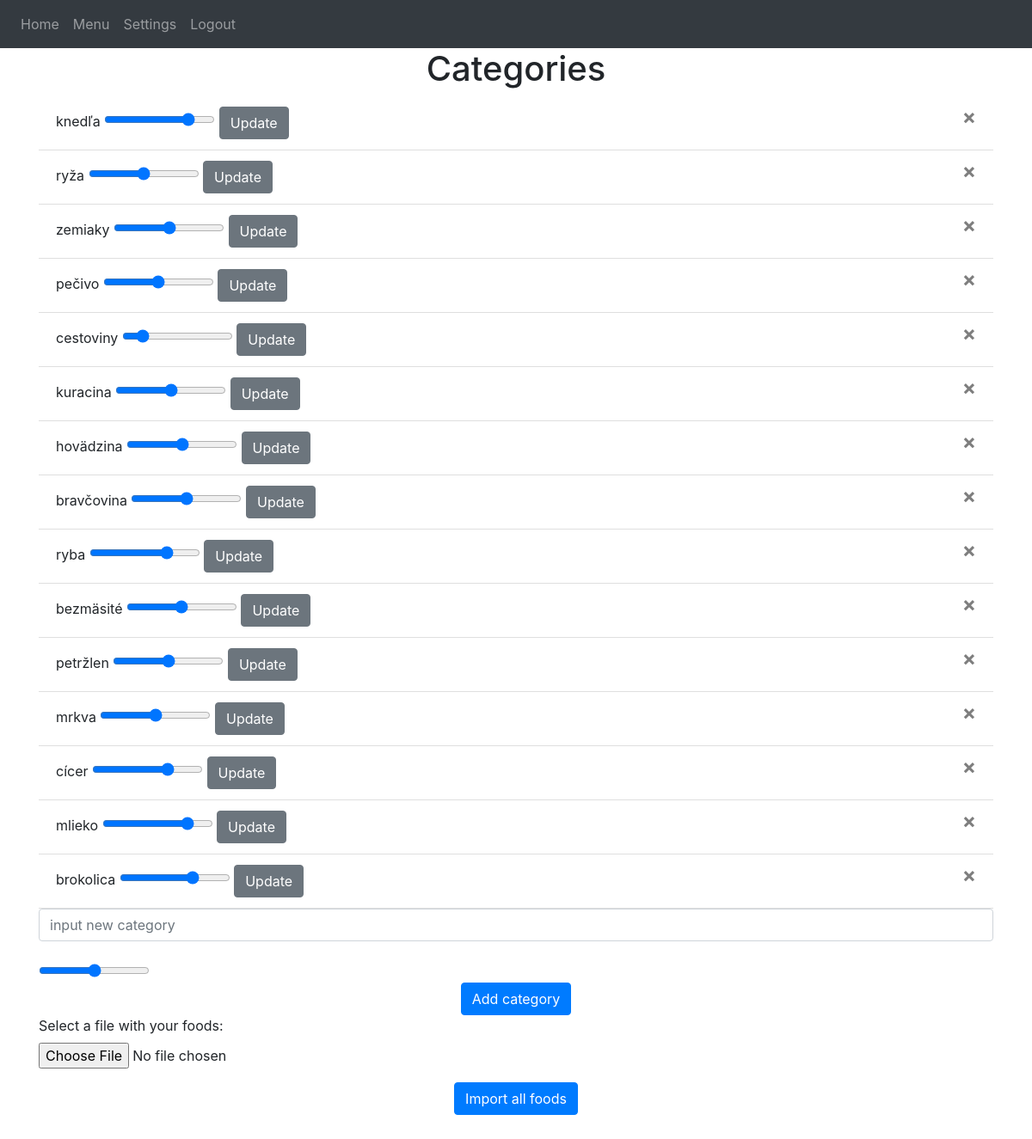
The page /settings (signed in) on the database its author committed.
### src/models.py (models this page shows)
class Category(db.Model):
    __tablename__ = "categories"
    id = db.Column(db.Integer, primary_key=True)
    name = db.Column(db.String(100))
    value = db.Column(db.Float())
    immediateValue = db.Column(db.Float())
    user_id = db.Column(db.Integer, db.ForeignKey('users.id'))
    foods = db.relationship(
        'Food', secondary='food_category', back_populates='categories')

### src/views.py (the view, shortened to what this page needs)
@views.route('/settings', methods=['GET', 'POST'])
@login_required
def settings():
    return render_template("settings.html", user=current_user)

### src/__init__.py (called while the page is built)
def create_app():
    app = Flask(__name__)
    app.config['SECRET_KEY'] = 'tajny klucik'
    app.config['SQLALCHEMY_DATABASE_URI'] = f'sqlite:///{DB_NAME}'
    app.config['UPLOAD_FOLDER'] = configuration.UPLOAD_FOLDER
    db.init_app(app)
    from .views import views
    from .auth import auth
    app.register_blueprint(views, url_prefix='/')
    app.register_blueprint(auth, url_prefix='/')
    from .models import User, Food, Category, FoodCategory
    create_database(app)
    login_manager = LoginManager()
    login_manager.login_view = 'auth.login'
    login_manager.init_app(app)
    @login_manager.user_loader
    def load_user(id):
        return User.query.get(int(id))
    return app

### src/templates/settings.html
{% extends "base.html" %} {% block title %}Settings{% endblock %}
{% block content %}
<h1 align="center">Categories</h1>
<ul class="list-group list-group-flush" id="categories">
    {% for category in user.categories %}
    <li class="list-group-item">
        {{ category.name }}
        <input
            type="range"
            name="{{'categoryvalue_'+category.id|string}}"
            id="{{'categoryvalue_'+category.id|string}}"
            class="form-range"
            min="0"
            max="1"
            step="0.01"
            value="{{category.value}}"
        />
        <button type="button" class="btn btn-secondary" onClick="updateCategory({{ category.id }}, {{'categoryvalue_'+category.id|string}} )">
            <span>Update</span>
        </button>
        <button type="button" class="close" onClick="deleteCategory({{ category.id }} )">
            <span aria-hidden="true">&times;</span>
        </button>
    </li>
    {% endfor %}
</ul>
<div>
<form method="POST">
    <input
        type="text"
        name="category"
        id="category"
        class="form-control"
        placeholder="input new category"
    />
    <br />
    <input
        type="range"
        name="categoryvalue"
        id="categoryvalue"
        class="form-range"
        min="0"
        max="1"
        step="0.01"
    />
    <br />
    <div align="center">
        <button type="submit" name='categoryform' class="btn btn-primary">Add category</button>
    </div>
</form>
</div>
<div>
<form method="POST" enctype="multipart/form-data">
    <div class="form-group">
        <label for="myfile">Select a file with your foods:</label>
        <input type="file" id="file" name="file" class="form-control-file">
    </div>
    <div align="center">
        <button type="submit"  name='fileform' class="btn btn-primary">Import all foods</button>
    </div>
</form>
</div>
{% endblock %}

### rows shown on the page
Category: name "knedľa", value "0.79"
Category: name "ryža", value "0.5"
Category: name "zemiaky", value "0.5"
Category: name "pečivo", value "0.5"
Category: name "cestoviny", value "0.14"
Category: name "kuracina", value "0.5"
Category: name "hovädzina", value "0.5"
Category: name "bravčovina", value "0.5"
Category: name "ryba", value "0.73"
Category: name "bezmäsité", value "0.5"
Category: name "petržlen", value "0.5"
Category: name "mrkva", value "0.5"
Category: name "cícer", value "0.71"
Category: name "mlieko", value "0.81"
Category: name "brokolica", value "0.68"
